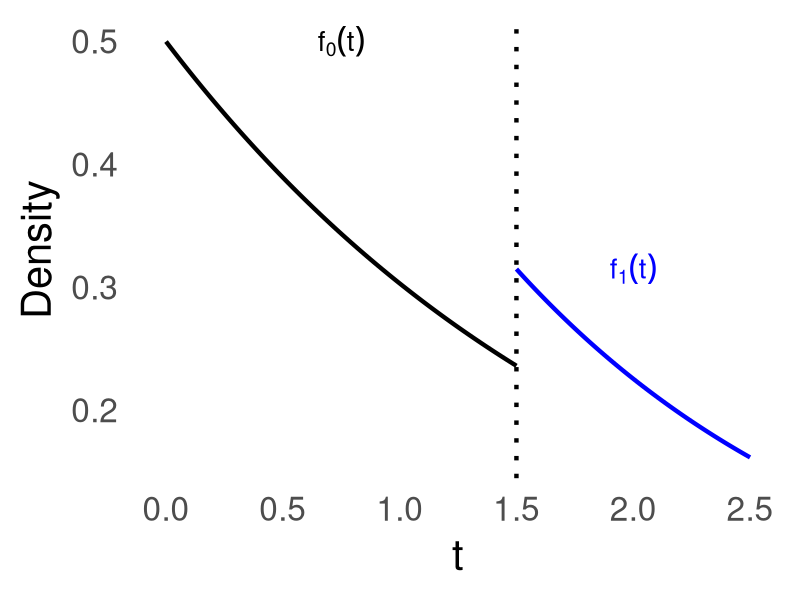
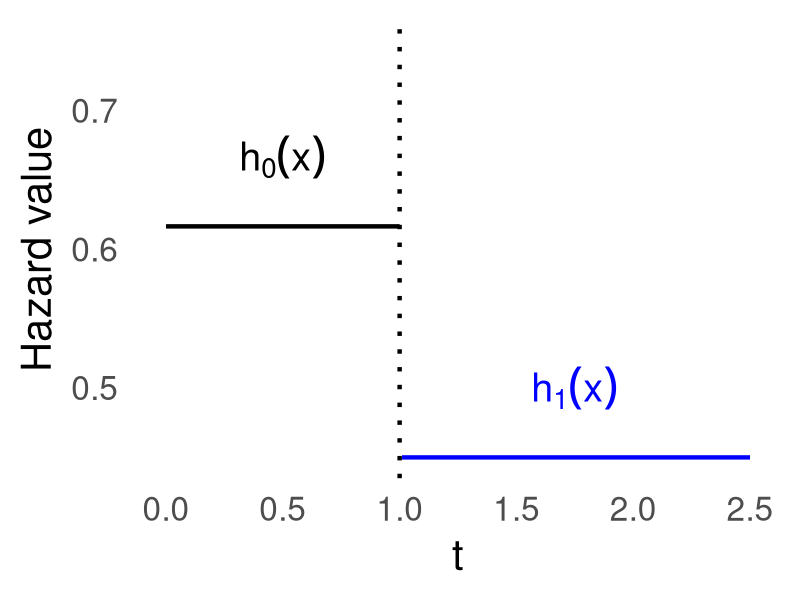
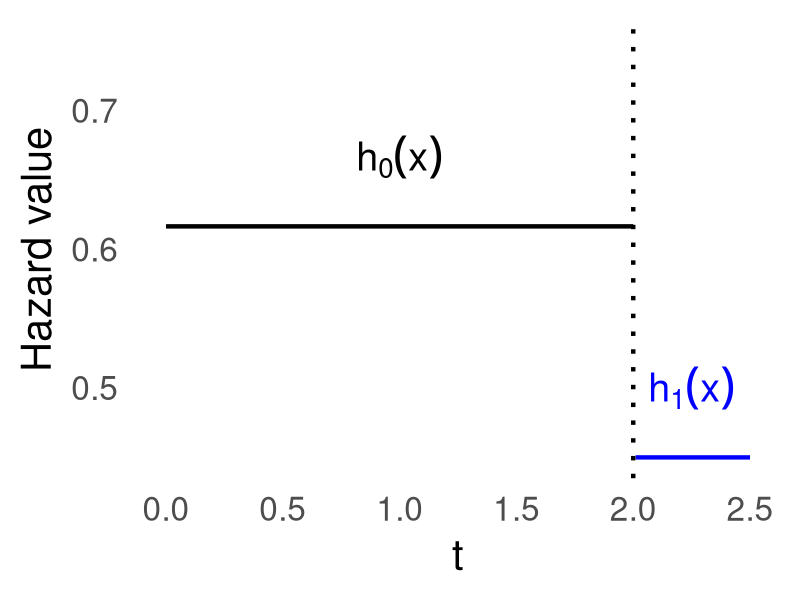
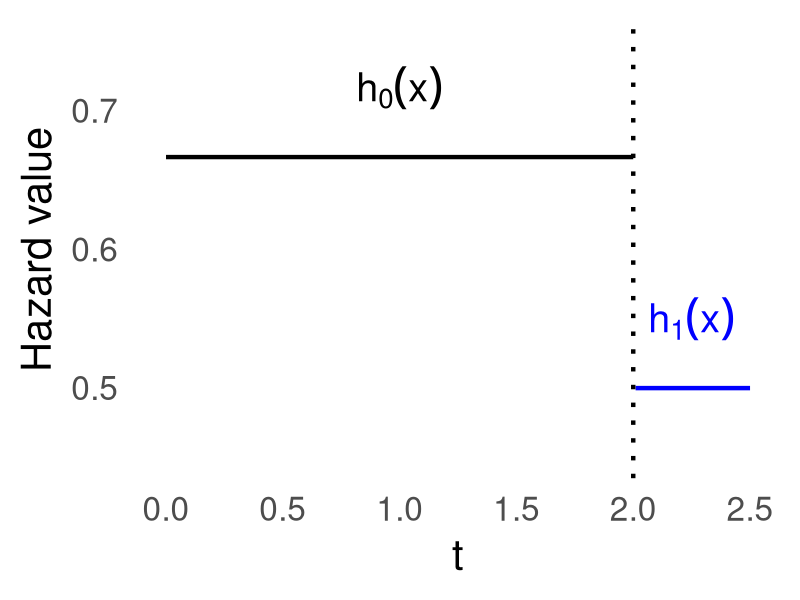
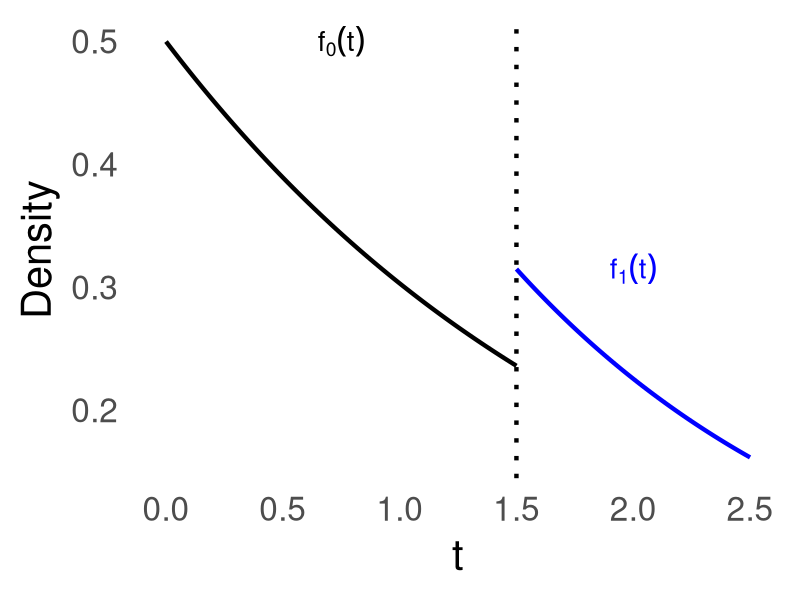
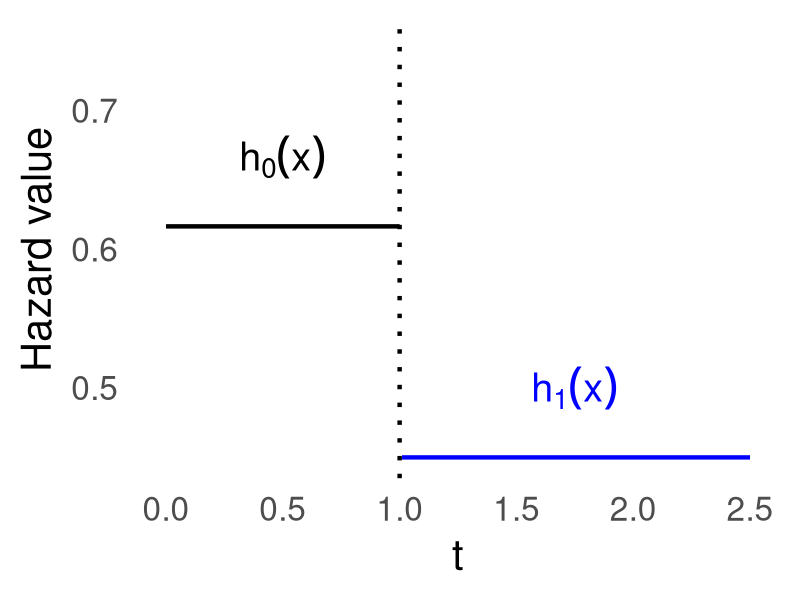
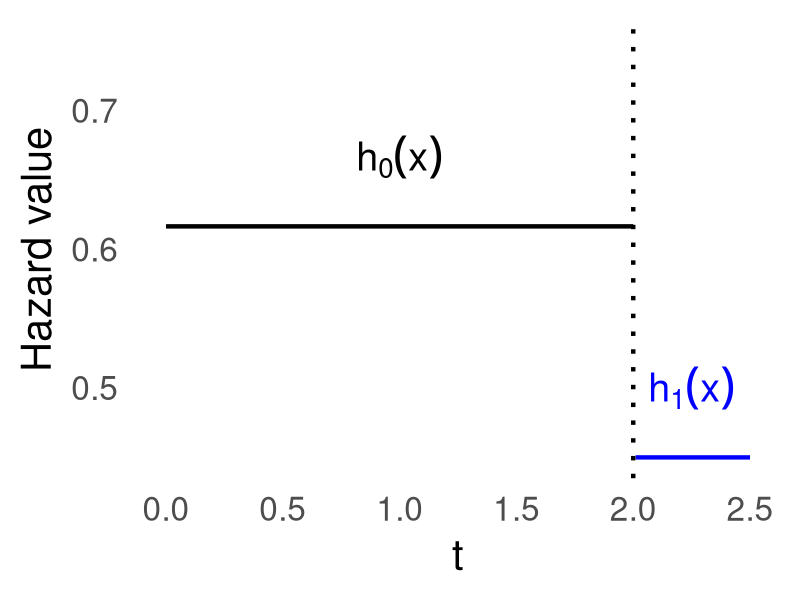
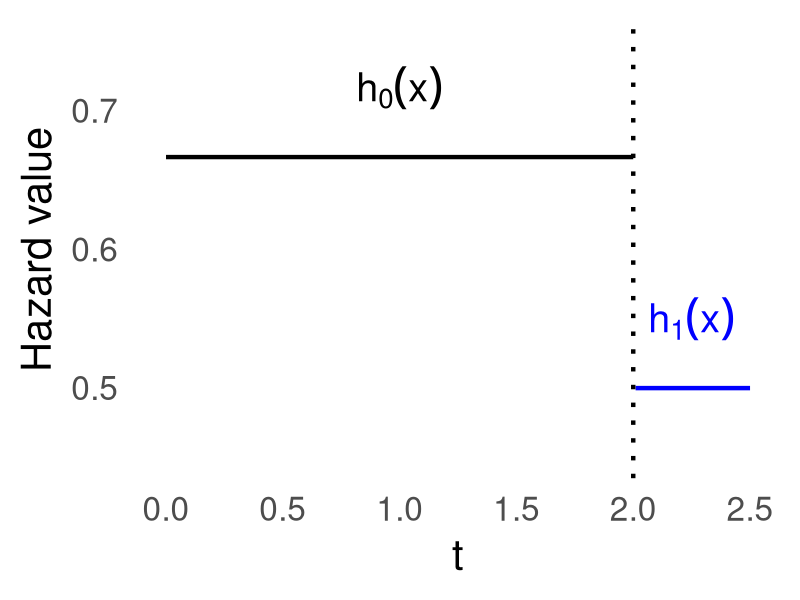

Generate these figures, in order, with R:
library(ggplot2)
library(here)

# Define the constants
lambda_0 <- 1/2
a <- 1.5
lambda_1 <- 1/1.5
tend <- 2.5

######
## Plot 
######
time_f0 <- seq(0, a, length.out = 100)
f0 <- dexp(time_f0, rate = lambda_0) 

time_f1 <- seq(a, tend, length.out = 100) # Start f1 from a
f1 <- dexp(time_f1, rate = lambda_1) * (1 - pexp(a, rate = lambda_0)) / (1 - pexp(a, rate = lambda_1))

# Create data frame for plotting
df_density_f0 <- data.frame(time = time_f0, f0 = f0)
df_density_f1 <- data.frame(time = time_f1, f1 = f1)

# Plot using ggplot2
p <- ggplot() +
  geom_line(data = df_density_f0, aes(x = time, y = f0), color = "black", size = 1.5) + # f0 baseline
  geom_line(data = df_density_f1, aes(x = time, y = f1), color = "blue", size = 1.5) + # f1 treated only for time >= a
  geom_vline(xintercept = a, linetype = "dotted", size = 1.5) + # Vertical line for "a"
  annotate("text", x = a/2, y = max(f0), label = expression(f[0](t)), color = "black", size = 7) + # Label for f0
  annotate("text", x = (a + tend) / 2, y = max(f1), label = expression(f[1](t)), color = "blue", size = 7) + # Label for f1
  labs(x = "t", y = "Density") +
  theme_minimal(base_size = 30) + # Increase base size
  theme(panel.grid = element_blank()) # Remove grid background
p
# Save the plot
ggsave(filename = here("figures/f-tx-f-co.png"),
       plot = p)


#### 
## Plotting the hazards
######
### Our assumption

# Define the constants
lambda_0 <-1/1.5 - 0.05 
a <- 1.5
lambda_1 <- 1/2 - 0.05 
tend <- 2.5

plot_hazard <- function(a){
  
  x <- seq(0, tend, by = 0.01)
  y <- ifelse(x <= a, lambda_0, lambda_1)
  
  # Create a data frame for plotting
  df_hazard <- data.frame(time = x, hazard = y)
  
  # Plot using ggplot2
  p <- ggplot(df_hazard, aes(x = time, y = hazard)) +
    geom_line(aes(color = ifelse(time <= a, "black", "blue")), size = 1.5) + # Change color before and after 'a'
    scale_color_manual(values = c("black" = "black", "blue" = "blue")) + # Set colors
    geom_vline(xintercept = a, linetype = "dotted", size = 1.5) + # Vertical line at 'a'
    annotate("text", x = a/2, y = lambda_0 + 0.05, label = expression(h[0](x)), color = "black", size = 10) + # Label for h0 (doubled text size)
    annotate("text", x = (a + tend) / 2, y = lambda_1 + 0.05, label = expression(h[1](x)), color = "blue", size = 10) + # Label for h1 (doubled text size)
    labs(x = "t", y = "Hazard value") +
    theme_minimal(base_size = 30) + # Double base size for axis labels and titles
    theme(panel.grid = element_blank(), # Remove grid background
          legend.position = "none") + # Remove the color legend
    ylim(c(0.45,0.75))
  p
}

plot_hazard(a = 1)
ggsave(filename = 
         here("figures/hazard-viz-a-1.png"), width = 8, height = 5)
plot_hazard(a = 2)
ggsave(filename = 
         here("figures/hazard-viz-a-2.png"), 
       width = 8, height = 5)


### Alternative assumption
# Define the constants
lambda_2 <-1/1.5
a <- 1.5
lambda_3 <- 1/2
tend <- 2.5

plot_hazard_alt <- function(a){
  
  x <- seq(0, tend, by = 0.01)
  y <- ifelse(x <= a, lambda_2, lambda_3)
  
  # Create a data frame for plotting
  df_hazard <- data.frame(time = x, hazard = y)
  
  # Plot using ggplot2
  p <- ggplot(df_hazard, aes(x = time, y = hazard)) +
    geom_line(aes(color = ifelse(time <= a, "black", "blue")), size = 1.5) + # Change color before and after 'a'
    scale_color_manual(values = c("black" = "black", "blue" = "blue")) + # Set colors
    geom_vline(xintercept = a, linetype = "dotted", size = 1.5) + # Vertical line at 'a'
    annotate("text", x = a/2, y = lambda_2 + 0.05, label = expression(h[0](x)), color = "black", size = 10) + # Label for h0 (doubled text size)
    annotate("text", x = (a + tend) / 2, y = lambda_3 + 0.05, label = expression(h[1](x)), color = "blue", size = 10) + # Label for h1 (doubled text size)
    labs(x = "t", y = "Hazard value") +
    theme_minimal(base_size = 30) + # Double base size for axis labels and titles
    theme(panel.grid = element_blank(), # Remove grid background
          legend.position = "none") + # Remove the color legend
    ylim(c(0.45,0.75))
  
  p
}
plot_hazard_alt(a = 2)
ggsave(filename = 
         here("figures/hazard-viz-a-2-alt.png"), 
       width = 8, height = 5)

